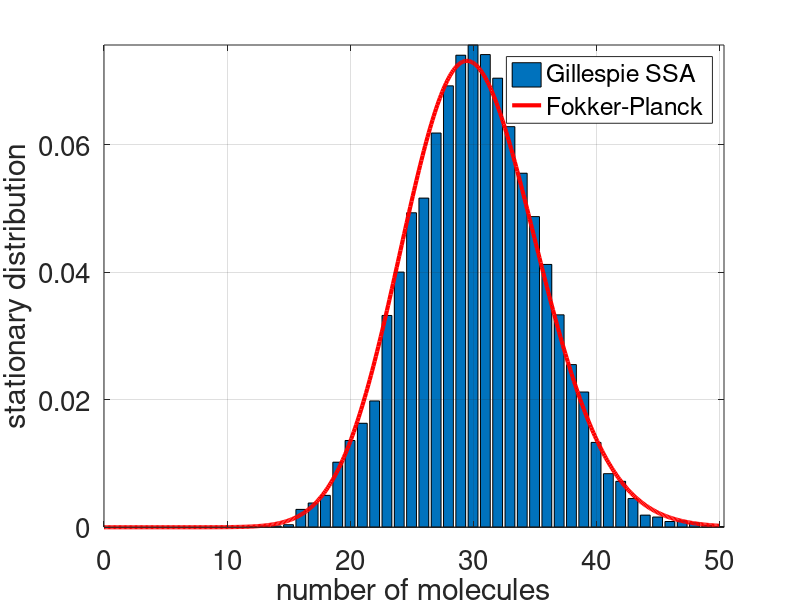

Recreate this plot in MATLAB.
function CH3_CFP_HT1

k1=0.1;
k2=3;

A=k2/k1;
numberofrealisations=10000;
time=0;

p=zeros(50,1);

for i=1:numberofrealisations
    
    while (time<i)
          rr=rand(2,1);
          a0=k1*A+k2;
          time=time+(1/a0)*log(1/rr(1));
          if (rr(2)*a0<k1*A)
              A=A-1;
          else
              A=A+1;
          end
    end
    if ((A>0)&(A<51))
       p(A)=p(A)+1;
    end
end

p=p/numberofrealisations;

av=0:0.1:50;
pFP=exp(-2*av+((4*k2/k1)-1)*log(k1*av+k2)-(4*k2/k1)*log(k2));
pFP=pFP/(0.1*sum(pFP));

figure;
bar(p);
hold on;
plot(av,pFP,'r','Linewidth',3);
xlabel('number of molecules');
ylabel('stationary distribution');
legend('Gillespie SSA','Fokker-Planck');
axis tight;
set(gca,'Fontsize',20);
grid on;

